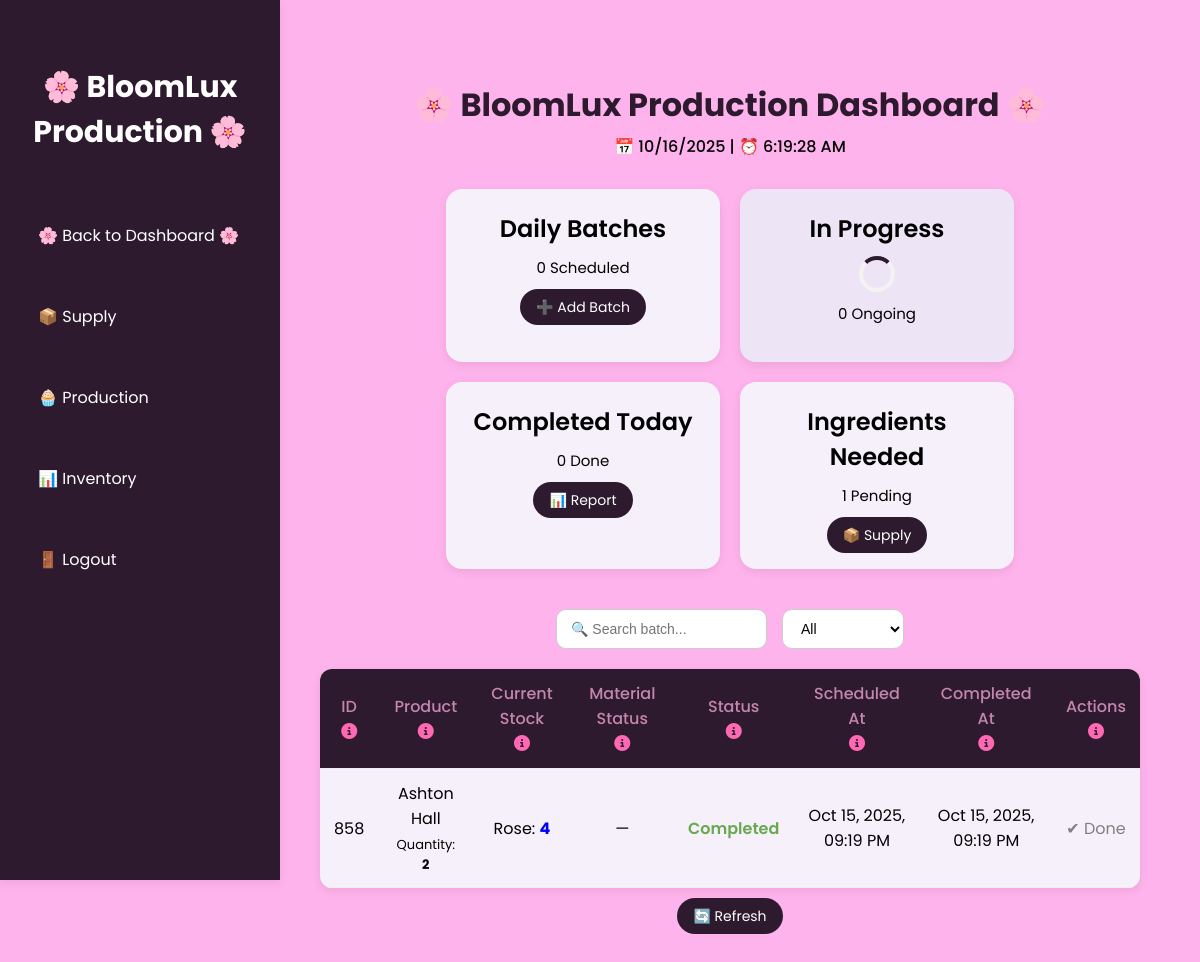
Screenshot of /production.php (signed in) with the database file from the repository.
### tables this page shows
CREATE TABLE `batches` (
  `id` int(11) NOT NULL,
  `product_name` varchar(100) NOT NULL,
  `quantity` int(11) NOT NULL,
  `status` enum('scheduled','in_progress','completed') DEFAULT 'scheduled',
  `scheduled_at` timestamp NOT NULL DEFAULT current_timestamp(),
  `completed_at` timestamp NULL DEFAULT NULL,
  `is_deleted` tinyint(1) DEFAULT 0
);

CREATE TABLE `batch_materials` (
  `id` int(11) NOT NULL,
  `batch_id` int(11) NOT NULL,
  `stock_id` int(11) NOT NULL,
  `quantity_used` int(11) NOT NULL,
  `created_at` timestamp NOT NULL DEFAULT current_timestamp(),
  `quantity_reserved` int(11) DEFAULT 0
);

CREATE TABLE `inventory` (
  `id` int(11) NOT NULL,
  `item_name` varchar(100) NOT NULL,
  `quantity` int(11) NOT NULL DEFAULT 0,
  `unit` varchar(50) NOT NULL,
  `status` enum('available','low','out') DEFAULT 'available',
  `updated_at` timestamp NOT NULL DEFAULT current_timestamp() ON UPDATE current_timestamp(),
  `created_at` timestamp NOT NULL DEFAULT current_timestamp()
);

### production.php (the view, shortened to what this page needs)
<?php
include 'backend/init.php';
$daily_batches = $conn->query("SELECT COUNT(*) as count
    FROM batches
    WHERE DATE(scheduled_at) = CURDATE()
      AND is_deleted = 0")->fetch_assoc()['count'];
$in_progress = $conn->query("SELECT COUNT(*) as count FROM batches WHERE status = 'in_progress' AND is_deleted = 0")->fetch_assoc()['count'];
$completed_today = $conn->query("SELECT COUNT(*) as count FROM batches WHERE status = 'completed' AND DATE(completed_at) = CURDATE()")->fetch_assoc()['count'];
$ingredients_needed = $conn->query("SELECT COUNT(*) as count FROM requests WHERE status = 'pending'")->fetch_assoc()['count'];
$status_filter = $_GET['status_filter'] ?? 'all';
$where = ($status_filter != 'all') ? "AND status='$status_filter'" : '';
$batches = $conn->query("SELECT * FROM batches WHERE is_deleted = 0 $where ORDER BY scheduled_at DESC");
?>
<!DOCTYPE html>
<html lang="en">
<head>
    <link rel="stylesheet" href="https://cdnjs.cloudflare.com/ajax/libs/font-awesome/6.4.0/css/all.min.css" />
    <link rel="stylesheet" href="css/production.css">
</head>
<body>
    <div class="sidebar">
        <h2>🌸 BloomLux Production 🌸</h2>
        <a href="home.php">🌸 Back to Dashboard 🌸</a>
        <a href="supply.php">📦 Supply</a>
        <a href="production.php">🧁 Production</a>
        <a href="inventory.php">📊 Inventory</a>
        <a href="logout.php">🚪 Logout</a>
    </div>
    <div class="main">
        <h1>🌸 BloomLux Production Dashboard 🌸</h1>
        <div id="clock"></div>
        <div class="dashboard">
            <div class="card">
                <h2>Daily Batches</h2>
                <p><?php echo $daily_batches; ?> Scheduled</p>
                <a href="add_batch.php" class="btn">➕ Add Batch</a>
            </div>
            <div class="card loading">
                <h2>In Progress</h2>
                <div class="spinner"></div>
                <p><?php echo $in_progress; ?> Ongoing</p>
            </div>
            <div class="card">
                <h2>Completed Today</h2>
                <p><?php echo $completed_today; ?> Done</p>
                <a href="report.php" class="btn">📊 Report</a>
            </div>
            <div class="card">
                <h2>Ingredients Needed</h2>
                <p><?php echo $ingredients_needed; ?> Pending</p>
                <a href="supply.php" class="btn">📦 Supply</a>
            </div>
        </div>
        <div class="controls">
            <input type="text" id="searchBatch" placeholder="🔍 Search batch..." onkeyup="filterTable()">
            <form method="GET">
                <select name="status_filter" onchange="this.form.submit()">
                    <option value="all" <?php if ($status_filter == 'all') echo 'selected'; ?>>All</option>
                </select>
            </form>
        </div>
        <table>
            <tr>
                <th>
                    ID
                    <br>
                    <span class="tooltip">
                        <i class="fa fa-info-circle"></i>
                    </span>
                </th>
                <th>
                    Product
                    <br>
                    <span class="tooltip">
                        <i class="fa fa-info-circle"></i>
                    </span>
                </th>
                <th>
                    Current Stock
                    <br>
                    <span class="tooltip">
                        <i class="fa fa-info-circle"></i>
                    </span>
                </th>
                <th>
                    Material Status
                    <br>
                    <span class="tooltip">
                        <i class="fa fa-info-circle"></i>
                    </span>
                </th>
                <th>
                    Status
                    <br>
                    <span class="tooltip">
                        <i class="fa fa-info-circle"></i>
                    </span>
                </th>
                <th>
                    Scheduled At
                    <br>
                    <span class="tooltip">
                        <i class="fa fa-info-circle"></i>
                    </span>
                </th>
                <th>
                    Completed At
                    <br>
                    <span class="tooltip">
                        <i class="fa fa-info-circle"></i>
                    </span>
                </th>
                <th>
                    Actions
                    <br>
                    <span class="tooltip">
                        <i class="fa fa-info-circle"></i>
                    </span>
                </th>
            </tr>
            <?php while ($row = $batches->fetch_assoc()): ?>
                <?php
                $batch_id = $row['id'];
                $materials_res = $conn->query("
        SELECT i.id AS stock_id, i.item_name, i.quantity AS current_stock,
               bm.quantity_used, bm.quantity_reserved
        FROM batch_materials bm
        JOIN inventory i ON bm.stock_id = i.id
        WHERE bm.batch_id = $batch_id
    ");
                $materials = [];
                $startDisabled = false;
                while ($mat = $materials_res->fetch_assoc()) {
                    $needed_total = $mat['quantity_used'];
                    $after = $mat['current_stock'] - max($needed_total - $mat['quantity_reserved'], 0);
                    $materials[] = [
                        'stock_id' => $mat['stock_id'],
                        'name' => $mat['item_name'],
                        'current' => $mat['current_stock'],
                        'needed' => $needed_total,
                        'reserved' => $mat['quantity_reserved'],
                        'after' => $after
                    ];
                }
                ?>
                <tr>
                    <td><?= $row['id'] ?></td>
                    <td>
                        <?= htmlspecialchars($row['product_name']) ?>
                        <div class="quantity-info">Quantity: <b><?= $row['quantity'] ?></b></div>
                    </td>
                    <td>
                        <?php
                        if (!empty($materials)) {
                            foreach ($materials as $m) {
                                echo "{$m['name']}: <b style='color:blue'>{$m['current']}</b>";
                                echo "<br>";
                            }
                        } else {
                            echo "<span style='color:red;'>No materials linked</span>";
                        }
                        ?>
                    </td>
                    <td>
                        <?php
                        if (!empty($materials)) {
                            foreach ($materials as $m) {
                                if ($row['status'] === 'scheduled') {
                                    echo "<span style='font-family:Poppins,sans-serif;'>{$m['name']}: Reserved (<b style='color:orange'>{$m['needed']}</b>)</span><br>";
                                } elseif ($row['status'] === 'in_progress') {
                                    echo "<span style='font-family:Poppins,sans-serif;'>{$m['name']}: Used (<b style='color:green'>{$m['needed']}</b>)</span><br>";
                                } else {
                                    echo "<span style='font-family:Poppins,sans-serif;'>—</span>";
                                }
                            }
                        } else {
                            echo "<span style='font-family:Poppins,sans-serif;'>—</span>";
                        }
                        ?>
                    </td>
                    <td class="status-<?= $row['status'] ?>"><?= ucfirst($row['status']) ?></td>
                    <td><?= date("M d, Y, h:i A", strtotime($row['scheduled_at'])) ?></td>
                    <td><?= $row['completed_at'] ? date("M d, Y, h:i A", strtotime($row['completed_at'])) : '—' ?></td>
                    <td class="actions">
                        <?php if ($row['status'] === 'scheduled'): ?>
                            <?php if ($startDisabled): ?>
                                <a href="#" onclick="showStockAlert()" class="btn">▶ Start</a>
                            <?php else: ?>
                                <a href="update_batch.php?id=<?= $row['id'] ?>&status=in_progress" class="btn">▶ Start</a>
                            <?php endif; ?>
                        <?php elseif ($row['status'] === 'in_progress'): ?>
                            <a href="update_batch.php?id=<?= $row['id'] ?>&status=completed" class="btn" style="background:#6aa84f;">✔ Complete</a>
                        <?php else: ?>
                            <span style="color:gray;">✔ Done</span>
                        <?php endif; ?>
                    </td>
                </tr>
            <?php endwhile; ?>
        </table>
        <div style="text-align:center;margin-top:15px;">
            <a href="production.php" class="btn">🔄 Refresh</a>
        </div>
    </div>
</body>
</html>

### css/production.css (style rules this page uses)
:root { --bg: #ffb3ecff; --card: #f5f0fa; --primary: #2e1a2eff; --text: #000000ff; --highlight: #000000ff; --shadow: 0 3px 10px rgba(0, 0, 0, 0.08); }
body { font-family: 'Poppins', sans-serif; background: var(--bg); margin: 0; display: flex; color: var(--text); }
.sidebar { width: 240px; background: var(--primary); color: #ffffff; height: 100vh; position: fixed; padding: 40px 20px; display: flex; flex-direction: column; box-shadow: var(--shadow); }
.sidebar h2 { text-align: center; font-weight: 700; font-size: 30px; margin-bottom: 40px; color: #ffffff; }
.sidebar a { display: block; color: #ffffff; padding: 20px 18px; margin: 8px 0; text-decoration: none; border-radius: 50px; transition: 0.3s; }
.main { margin-left: 260px; flex: 1; padding: 60px; background: var(--bg); }
h1 { color: var(--primary); text-align: center; font-weight: 700; margin-bottom: 5px; }
#clock { text-align: center; color: var(--highlight); font-weight: 500; margin-bottom: 30px; }
.dashboard { display: flex; flex-wrap: wrap; gap: 20px; justify-content: center; margin-bottom: 40px; }
.card { background: var(--card); border-radius: 16px; box-shadow: var(--shadow); text-align: center; padding: 22px; width: 230px; transition: 0.3s ease; position: relative; }
.card h2 { color: var(--highlight); margin: 0 0 10px; font-weight: 600; }
.card p { margin: 0 0 15px; color: var(--text); font-size: 15px; }
.btn { background: var(--primary); color: #ffffff; padding: 8px 16px; border-radius: 18px; text-decoration: none; font-size: 14px; transition: 0.3s; }
.card.loading { background: #ede5f5; box-shadow: 0 4px 12px rgba(0, 0, 0, 0.08); }
.spinner { margin: 8px auto 10px; border: 4px solid #f3f3f3; border-top: 4px solid var(--primary); border-radius: 50%; width: 28px; height: 28px; animation: spin 1s linear infinite; }
.controls { display: flex; justify-content: center; gap: 15px; margin-bottom: 20px; flex-wrap: wrap; }
input[type="text"], select { padding: 10px 14px; border: 1px solid #ccc; border-radius: 10px; font-size: 14px; transition: 0.3s; background: #fff; color: var(--text); }
table { width: 100%; border-collapse: collapse; background: var(--card); border-radius: 12px; overflow: hidden; box-shadow: var(--shadow); color: var(--text); }
th, td { padding: 12px 14px; text-align: center; border-bottom: 1px solid #eee; }
th { background: var(--primary); color: #c386afff; font-weight: 500; }
.status-completed { color: #6aa84f; font-weight: 600; }
.quantity-info { font-size: 13px; color: var(--highlight); margin-top: 4px; }
.tooltip { position: relative; display: inline-block; }
.tooltip i { color: #ff69b4; cursor: pointer; transition: color 0.3s; }

### rows the page displays
batches: id "858", product_name "Ashton Hall", quantity "2", status "Completed", scheduled_at "Oct 15, 2025, 09:19 PM", completed_at "Oct 15, 2025, 09:19 PM", shows "✔ Done"
batch_materials: stock.item_name "Rose", stock.quantity "4"

### other values shown
$daily_batches "0"
$in_progress "0"
$completed_today "0"
$ingredients_needed "1"
